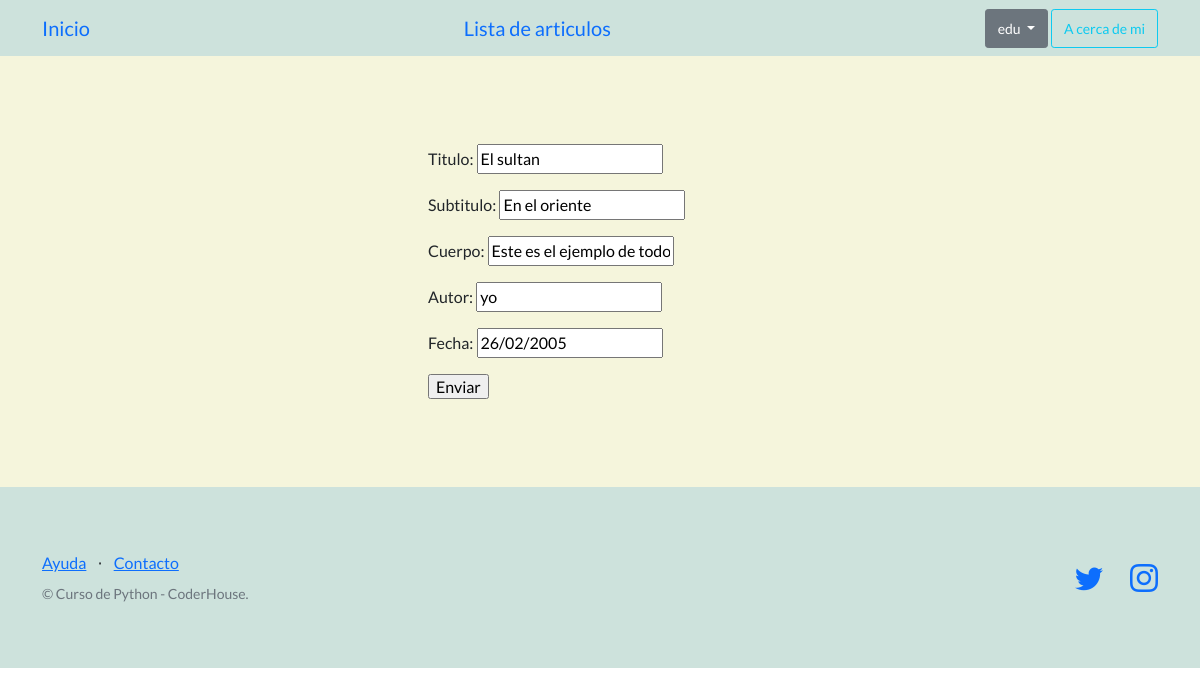
The app's page /info/editarArticulos/15 (signed in) with its own data.
### articulos/models.py (models this page shows, shortened)
class Articulo(models.Model):
    titulo = models.CharField(max_length=164)
    subtitulo = models.CharField(max_length=164)
    cuerpo = models.CharField(max_length=254)
    autor = models.CharField(max_length=164)
    fecha = models.DateField()
    creador = models.ForeignKey(User, on_delete=models.SET_NULL, null=True)

### articulos/views.py (the view)
# urls.py: path('editarArticulos/<int:id>', editar_articulo, name="editar_articulos"),
@login_required
def editar_articulo(request, id):
    articulo = Articulo.objects.get(id=id)
    if request.method == "POST":
        formulario = ArticuloFormulario(request.POST)
        if formulario.is_valid():
            data = formulario.cleaned_data
            articulo.titulo = data["titulo"]
            articulo.subtitulo = data["subtitulo"]
            articulo.cuerpo = data["cuerpo"]
            articulo.autor = data["autor"]
            articulo.fecha = data["fecha"]
            articulo.save()
            url_exitosa = reverse('lista_articulos')
            return redirect(url_exitosa)
    else:
        inicial = {
            'titulo': articulo.titulo,
            'subtitulo': articulo.subtitulo,
            'cuerpo': articulo.cuerpo,
            'autor': articulo.autor,
            'fecha': articulo.fecha
        }
        formulario = ArticuloFormulario(initial=inicial)
    return render(
        request=request,
        template_name= 'articulos/formulario_articulo.html',
        context={'formulario':formulario},
        )

### articulos/forms.py
class ArticuloFormulario(forms.Form):
    titulo = forms.CharField(max_length=164)
    subtitulo = forms.CharField(max_length=164)
    cuerpo = forms.CharField(max_length=254)
    autor = forms.CharField(max_length=164)
    fecha = forms.DateField(input_formats=["%d/%m/%Y"])

### articulos/templates/articulos/formulario_articulo.html (shortened to what this page needs)
{% extends "articulos/base.html" %}
{% block contenido %}
<br>
<div class="container">
    <div class="row">
      <div class="col">
      </div>
      <div class="col">
        <form  method="post">
            {{ formulario.as_p }}
            <input type="submit" value="Enviar">
        </form>
      </div>
      <div class="col">
      </div>
    </div>
  </div>
  <br>
{% endblock contenido %}

### articulos/templates/articulos/base.html (shortened to what this page needs)
{% load static %}
<!DOCTYPE html>
<html lang="en">
    <head>
        <link href="https://cdn.jsdelivr.net/npm/bootstrap-icons@1.5.0/font/bootstrap-icons.css" rel="stylesheet" type="text/css" />
        <link href="{% static 'css/styles.css' %}" type="text/css" rel="stylesheet"/>
    </head>
    <body>
        <nav class="navbar static-top" style="background-color: rgb(205, 226, 220);">
            <div class="container">
                <a class="navbar-brand" href="{% url 'inicio' %}">Inicio</a>
                <a class="navbar-brand" href="{% url 'lista_articulos' %}">Lista de articulos</a>
                {% if user.is_authenticated %}
                <div class="dropdown">
                    <button class="btn btn-secondary dropdown-toggle btn-sm" type="button" id="dropdownMenu1" data-bs-toggle="dropdown" aria-expanded="false" >
                        <div style="display: inline-flex;">
                            <span>{{ user.username }}</span>
                        </div>
                    </button>
                    <a class="btn btn-outline-info btn-sm" href="{% url 'about' %}">A cerca de mi</a>
                </div>
                {% else %}
                <div>
                    <a class="btn btn-outline-secondary btn-sm" href="{% url 'login' %}">Inicio sesión</a>
                    <a class="btn btn-outline-success btn-sm" href="{% url 'registro' %}">Registro</a>
                    <a class="btn btn-outline-info btn-sm" href="{% url 'about' %}">A cerca de mi</a>
                </div>
                {% endif %}
            </div>
        </nav>
        <section style="padding:4rem 3rem; background-color: beige;">
           {% block contenido %}
           {% endblock contenido %}
        </section>
        <footer class="footer" style="background-color: rgb(205, 226, 220);">
            <div class="container">
                <div class="row">
                    <div class="col-lg-6 h-100 text-center text-lg-start my-auto">
                        <ul class="list-inline mb-2">
                            <li class="list-inline-item"><a href="{% url 'proximamente'%}">Ayuda</a></li>
                            <li class="list-inline-item">⋅</li>
                            <li class="list-inline-item"><a href="{% url 'proximamente'%}">Contacto</a></li>
                        </ul>
                        <p class="text-muted small mb-4 mb-lg-0">&copy; Curso de Python - CoderHouse.</p>
                    </div>
                    <div class="col-lg-6 h-100 text-center text-lg-end my-auto">
                        <ul class="list-inline mb-0">
                            <li class="list-inline-item me-4">
                                <a href="https://twitter.com/coderhouse"><i class="bi-twitter fs-3"></i></a>
                            </li>
                            <li class="list-inline-item">
                                <a href="https://www.instagram.com/coderhouse/?hl=es"><i class="bi-instagram fs-3"></i></a>
                            </li>
                        </ul>
                    </div>
                </div>
            </div>
        </footer>
    </body>
</html>

### records on screen
Articulo: titulo "El sultan", subtitulo "En el oriente", cuerpo "Este es el ejemplo de todo", autor "yo", fecha "26/02/2005"

### other values on screen
{{ user.username }} "edu"
